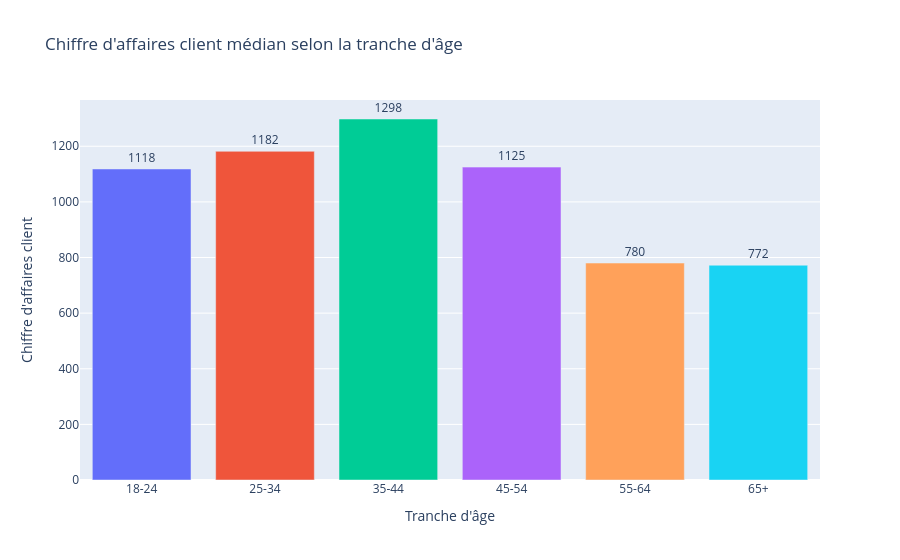

Notebook source saved alongside this figure:
### Code cell
#figure_age_ca = px.scatter(
#    metriques_clients_stats,
#    x='âge',
#    y='chiffre_affaires',
#    color='genre',
#    opacity=0.7,
#    title="Lien entre l'âge et le montant total des achats",
#    hover_data=['id_client', 'nombre_commandes', 'panier_moyen']
#)
#figure_age_ca.update_layout(xaxis_title='âge', yaxis_title="Chiffre d'affaires client")


ca_par_tranche_age = (
    metriques_clients_stats.groupby('tranche_âge', as_index=False, observed=False)
    .agg(chiffre_affaires=('chiffre_affaires', 'median'))
)

figure_age_ca = px.bar(
    ca_par_tranche_age,
    x='tranche_âge',
    y='chiffre_affaires',
    text='chiffre_affaires',
    color='tranche_âge',
    title="Chiffre d'affaires client médian selon la tranche d'âge"
)

figure_age_ca.update_traces(
    texttemplate='%{text:.0f}',
    textposition='outside'
)

figure_age_ca.update_layout(
    xaxis_title="Tranche d'âge",
    yaxis_title="Chiffre d'affaires client",
    showlegend=False
)

figure_age_ca.show()

### Figure 1 — Plotly figure (JSON) as saved in the notebook; plotly's stock layout.template omitted (floating-point values rounded to 4 significant figures)
{"data": [{"hovertemplate": "tranche_âge=%{x}<br>chiffre_affaires=%{text}<extra></extra>", "legendgroup": "18-24", "marker": {"color": "#636efa", "pattern": {"shape": ""}}, "name": "18-24", "orientation": "v", "showlegend": true, "text": [1118.0], "textposition": "outside", "texttemplate": "%{text:.0f}", "type": "bar", "x": ["18-24"], "xaxis": "x", "y": [1118.0], "yaxis": "y"}, {"hovertemplate": "tranche_âge=%{x}<br>chiffre_affaires=%{text}<extra></extra>", "legendgroup": "25-34", "marker": {"color": "#EF553B", "pattern": {"shape": ""}}, "name": "25-34", "orientation": "v", "showlegend": true, "text": [1182.0], "textposition": "outside", "texttemplate": "%{text:.0f}", "type": "bar", "x": ["25-34"], "xaxis": "x", "y": [1182.0], "yaxis": "y"}, {"hovertemplate": "tranche_âge=%{x}<br>chiffre_affaires=%{text}<extra></extra>", "legendgroup": "35-44", "marker": {"color": "#00cc96", "pattern": {"shape": ""}}, "name": "35-44", "orientation": "v", "showlegend": true, "text": [1298.0], "textposition": "outside", "texttemplate": "%{text:.0f}", "type": "bar", "x": ["35-44"], "xaxis": "x", "y": [1298.0], "yaxis": "y"}, {"hovertemplate": "tranche_âge=%{x}<br>chiffre_affaires=%{text}<extra></extra>", "legendgroup": "45-54", "marker": {"color": "#ab63fa", "pattern": {"shape": ""}}, "name": "45-54", "orientation": "v", "showlegend": true, "text": [1125.0], "textposition": "outside", "texttemplate": "%{text:.0f}", "type": "bar", "x": ["45-54"], "xaxis": "x", "y": [1125.0], "yaxis": "y"}, {"hovertemplate": "tranche_âge=%{x}<br>chiffre_affaires=%{text}<extra></extra>", "legendgroup": "55-64", "marker": {"color": "#FFA15A", "pattern": {"shape": ""}}, "name": "55-64", "orientation": "v", "showlegend": true, "text": [780.1], "textposition": "outside", "texttemplate": "%{text:.0f}", "type": "bar", "x": ["55-64"], "xaxis": "x", "y": [780.1], "yaxis": "y"}, {"hovertemplate": "tranche_âge=%{x}<br>chiffre_affaires=%{text}<extra></extra>", "legendgroup": "65+", "marker": {"color": "#19d3f3", "pattern": {"shape": ""}}, "name": "65+", "orientation": "v", "showlegend": true, "text": [772.3], "textposition": "outside", "texttemplate": "%{text:.0f}", "type": "bar", "x": ["65+"], "xaxis": "x", "y": [772.3], "yaxis": "y"}], "layout": {"barmode": "relative", "legend": {"title": {"text": "tranche_âge"}, "tracegroupgap": 0}, "showlegend": false, "title": {"text": "Chiffre d'affaires client médian selon la tranche d'âge"}, "xaxis": {"anchor": "y", "categoryarray": ["18-24", "25-34", "35-44", "45-54", "55-64", "65+"], "categoryorder": "array", "domain": [0, 1], "title": {"text": "Tranche d'âge"}}, "yaxis": {"anchor": "x", "domain": [0, 1], "title": {"text": "Chiffre d'affaires client"}}}}
